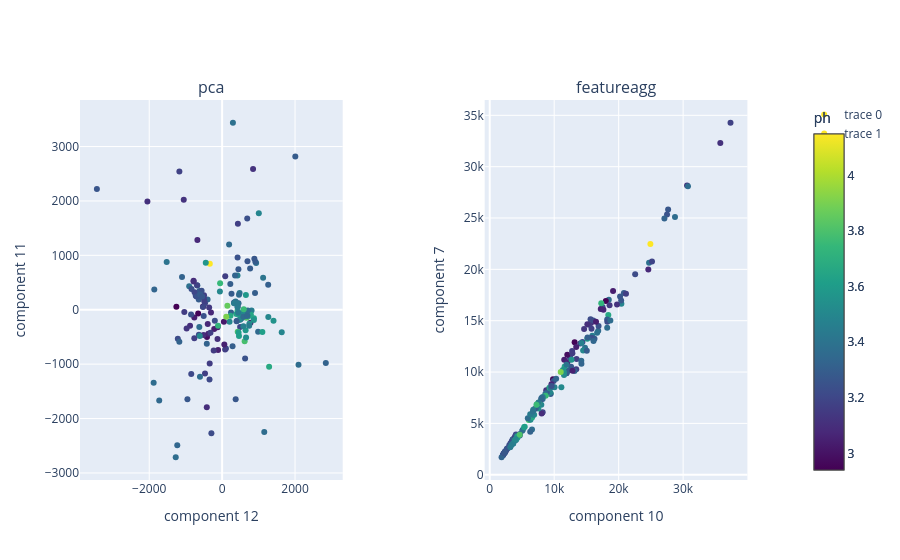

Notebook code cell kept with this figure:
### Code cell
fig = make_subplots(1,2, specs=[[{"secondary_y": True}, {"secondary_y": True}]], 
                    subplot_titles=['pca', 'featureagg'])#, specs=[[{"secondary_y": True}, {"secondary_y": True}]], subplot_titles=['RF Feature Importances', 'LCEN Selected Features'])

for i, feat in enumerate(['pca', 'featureagg']):
    model = getattr(ss_f, f'rm_{feat}_ph_RandomForestRegressor')

    selected_features = model['selected_features']
    selected_vals = model['selected_vals']
    raw = getattr(ss_f, f'rm_{feat}')
    xaxis = getattr(ss_f, f'rm_xaxis')
    
    kwargs_pca = {'feat': raw,
    'mode': 'markers',
    'marker': {'color': ss_f.ph,
    'colorscale': 'Viridis',
    'showscale': True,
    'colorbar': {'title': 'ph'}}}
    
    # feature_importances = model['P'][0].best_estimator_.feature_importances_

    feature_importances = model['P'].feature_importances_
    feature_importances = feature_importances / np.max(feature_importances)
    plotter = pm(selected_features=selected_features, raw=raw, fig=fig, xaxis=xaxis,row=1,col=i+1, xaxis_label=f'component {selected_features[0]}', yaxis_label = f'component {selected_features[1]}', selected_vals=selected_vals, plot_importances=True)
    plotter.plot_pca(**kwargs_pca)

fig.show()

### Figure 1 — Plotly figure (JSON) as saved in the notebook; plotly's stock layout.template omitted (floating-point values rounded to 4 significant figures; data arrays with more than 128 entries replaced by an {"elided": "..."} marker saying what was removed)
{"data": [{"marker": {"color": {"elided": "173 float values"}, "colorbar": {"title": {"text": "ph"}}, "colorscale": [[0, "#440154"], [0.1111, "#482878"], [0.2222, "#3e4989"], [0.3333, "#31688e"], [0.4444, "#26828e"], [0.5556, "#1f9e89"], [0.6667, "#35b779"], [0.7778, "#6ece58"], [0.8889, "#b5de2b"], [1, "#fde725"]], "showscale": true}, "mode": "markers", "type": "scatter", "x": {"elided": "173 float values"}, "xaxis": "x", "y": {"elided": "173 float values"}, "yaxis": "y"}, {"marker": {"color": {"elided": "173 float values"}, "colorbar": {"title": {"text": "ph"}}, "colorscale": [[0, "#440154"], [0.1111, "#482878"], [0.2222, "#3e4989"], [0.3333, "#31688e"], [0.4444, "#26828e"], [0.5556, "#1f9e89"], [0.6667, "#35b779"], [0.7778, "#6ece58"], [0.8889, "#b5de2b"], [1, "#fde725"]], "showscale": true}, "mode": "markers", "type": "scatter", "x": {"elided": "173 float values"}, "xaxis": "x2", "y": {"elided": "173 float values"}, "yaxis": "y3"}], "layout": {"annotations": [{"font": {"size": 16}, "showarrow": false, "text": "pca", "x": 0.185, "xanchor": "center", "xref": "paper", "y": 1, "yanchor": "bottom", "yref": "paper"}, {"font": {"size": 16}, "showarrow": false, "text": "featureagg", "x": 0.755, "xanchor": "center", "xref": "paper", "y": 1, "yanchor": "bottom", "yref": "paper"}], "xaxis": {"anchor": "y", "domain": [0, 0.37], "title": {"text": "component 12"}}, "xaxis2": {"anchor": "y3", "domain": [0.57, 0.94], "title": {"text": "component 10"}}, "yaxis": {"anchor": "x", "domain": [0, 1], "title": {"text": "component 11"}}, "yaxis2": {"anchor": "x", "overlaying": "y", "side": "right", "title": {"text": "component 11"}}, "yaxis3": {"anchor": "x2", "domain": [0, 1], "title": {"text": "component 7"}}, "yaxis4": {"anchor": "x2", "overlaying": "y3", "side": "right", "title": {"text": "component 7"}}}}
